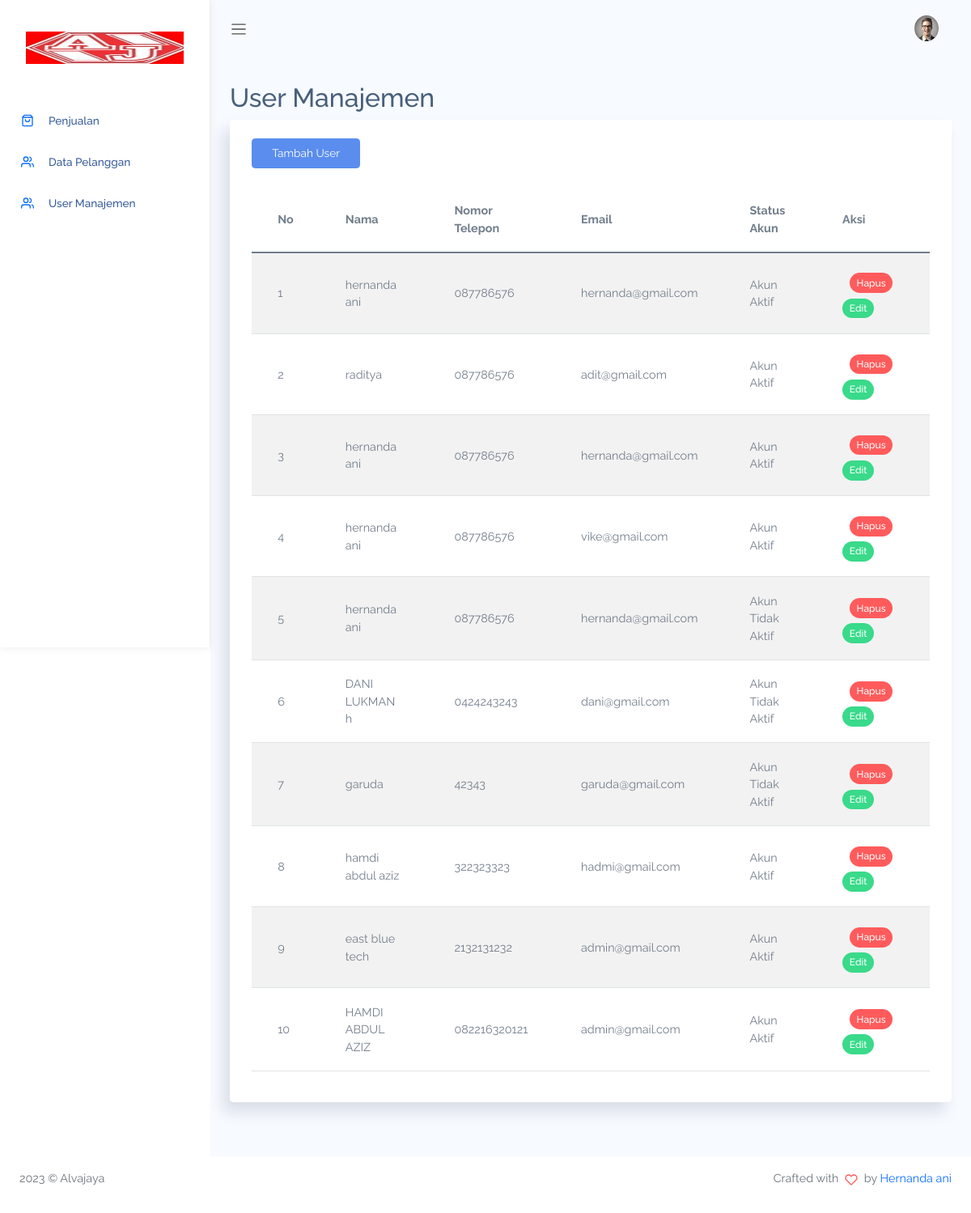
The app's page /index.php/user with its own data.
### tables this page shows
CREATE TABLE `user` (
  `kd_user` int(11) NOT NULL,
  `name` varchar(25) DEFAULT NULL,
  `phone` varchar(20) NOT NULL,
  `email` varchar(20) DEFAULT NULL,
  `password` varchar(128) DEFAULT NULL,
  `role` int(11) DEFAULT NULL,
  `is_active` int(1) DEFAULT NULL,
  `date_created` int(11) DEFAULT NULL
);

### application/controllers/User.php (called while the page is built, shortened)
<?php
class User extends CI_Controller {
    public function __construct()
{
    $this->load->library('session');
}
	public function index()
	{
        $data['title'] = 'User Manajemen';
        $data['user'] = $this->db->query("SELECT * FROM user")->result_array();
		$this->load->view('template/header', $data);
		$this->load->view('template/sidebar', $data);
		$this->load->view('template/topbar', $data);
		$this->load->view('auth/user', $data);
		$this->load->view('template/footer', $data);
    }
}

### index.php (called while the page is built, shortened)
<?php
require_once BASEPATH.'core/CodeIgniter.php';

### application/views/auth/user.php (the view, shortened to what this page needs)
<div class="main-content container-fluid">
	<div class="page-title">
		<h3>User Manajemen</h3>
	</div>
	<section class="section">
		<div class="card">
			<div class="card-header">
				<button type="button" class="btn btn-primary" data-bs-toggle="modal" data-bs-target="#exampleModal">
					Tambah User
				</button>
			</div>
			<div class="card-body">
				<div class="table-responsive">
					<table class='table table-striped'>
						<thead>
							<tr>
								<th>No</th>
								<th>Nama </th>
								<th>Nomor Telepon</th>
								<th>Email</th>
								<th>Status Akun</th>
								<th>Aksi</th>
							</tr>
						</thead>
						<tbody>
							<?php $no = 1; foreach($user as $u) : ?>
							<tr>
								<td><?= $no ?></td>
								<td><?= $u['name'] ?></td>
								<td><?= $u['phone'] ?></td>
								<td><?= $u['email'] ?></td>
								<td>
									<?php if ($u['is_active'] == 1): ?>
									Akun Aktif
									<?php else: ?>
									Akun Tidak Aktif
									<?php endif; ?>
								</td>
								<td>
									<a class=" badge badge-danger"
										onclick="javascript: return confirm('Anda yakin akan menghapus data ini? ')"
										href="<?= base_url('user/delete_user/' . $u['kd_user']) ?>"><span
											class="badge bg-danger">Hapus</span></a>
									<a href="#"><span class="badge bg-success" data-bs-toggle="modal"
											data-bs-target="#exampleModal<?= $u['kd_user'] ?>">Edit</span></a>
								</td>
							</tr>
							<?php $no++; endforeach; ?>
						</tbody>
					</table>
				</div>
			</div>
		</div>
	</section>
</div>
</div>

### assets/css/app.css (style rules this page uses)
* { font-family:Raleway }
#main .main-content { padding:2rem 1.5rem }
#main .main-content .page-title h3 { font-size:2rem }
a { text-decoration:none }
a,button { outline:0 }
.btn.btn-danger,.btn.btn-dark,.btn.btn-info,.btn.btn-light,.btn.btn-link,.btn.btn-primary,.btn.btn-secondary,.btn.btn-success,.btn.btn-warning { color:#fff }
.card { box-shadow:-8px 12px 18px 0 rgba(25,42,70,.13);margin-bottom:2.2rem }
.card .card-header { border:none }
.card .card-header~.card-body { padding-top:0 }
.card .card-body { padding:1.4rem 1.7rem }
.dataTable-table td,.dataTable-table thead th,.table td,.table thead th { vertical-align:middle }
.dataTable-table thead th,.table thead th { border-bottom:2px solid #475f7b }

### records on screen
user: name "hernanda ani", phone "087786576", email "hernanda@gmail.com", is_active "Akun Aktif"
user: name "raditya", phone "087786576", email "adit@gmail.com", is_active "Akun Aktif"
user: name "hernanda ani", phone "087786576", email "hernanda@gmail.com", is_active "Akun Aktif"
user: name "hernanda ani", phone "087786576", email "vike@gmail.com", is_active "Akun Aktif"
user: name "hernanda ani", phone "087786576", email "hernanda@gmail.com", is_active "Akun Tidak Aktif"
user: name "DANI LUKMAN h", phone "0424243243", email "dani@gmail.com", is_active "Akun Tidak Aktif"
user: name "garuda", phone "42343", email "garuda@gmail.com", shows "Akun Tidak Aktif"
user: name "hamdi abdul aziz", phone "322323323", email "hadmi@gmail.com", is_active "Akun Aktif"
user: name "east blue tech", phone "2132131232", email "admin@gmail.com", is_active "Akun Aktif"
user: name "HAMDI ABDUL AZIZ", phone "082216320121", email "admin@gmail.com", is_active "Akun Aktif"
